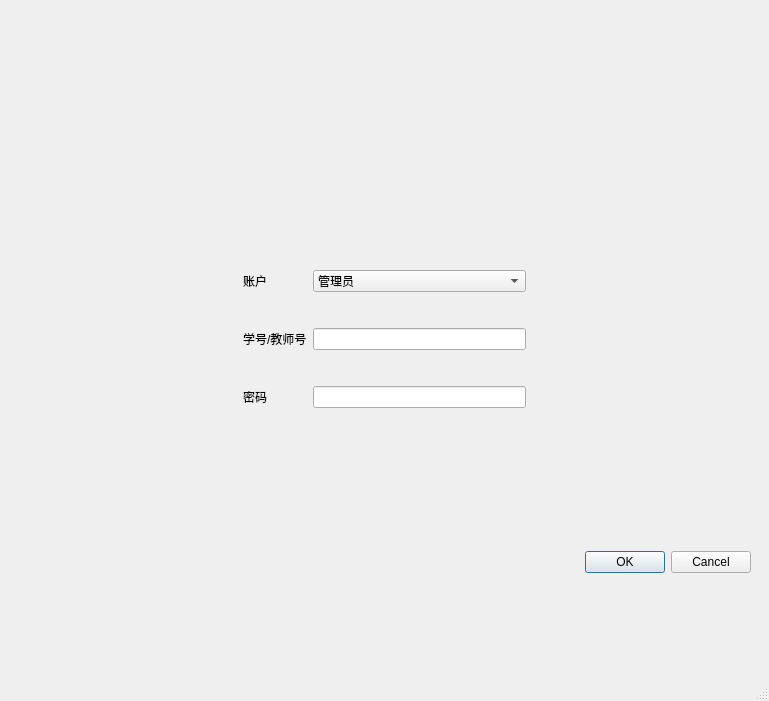
<?xml version="1.0" encoding="UTF-8"?>
<ui version="4.0">
 <class>Login</class>
 <widget class="QMainWindow" name="Login">
  <property name="geometry">
   <rect>
    <x>0</x>
    <y>0</y>
    <width>769</width>
    <height>701</height>
   </rect>
  </property>
  <property name="windowTitle">
   <string>MainWindow</string>
  </property>
  <widget class="QWidget" name="centralwidget">
   <layout class="QVBoxLayout" name="verticalLayout_2">
    <item>
     <widget class="QWidget" name="widget" native="true">
      <layout class="QHBoxLayout" name="horizontalLayout">
       <item>
        <spacer name="horizontalSpacer">
         <property name="orientation">
          <enum>Qt::Horizontal</enum>
         </property>
         <property name="sizeHint" stdset="0">
          <size>
           <width>156</width>
           <height>20</height>
          </size>
         </property>
        </spacer>
       </item>
       <item>
        <widget class="QLabel" name="label">
         <property name="text">
          <string/>
         </property>
         <property name="pixmap">
          <pixmap resource="image.qrc">:/timg.gif</pixmap>
         </property>
        </widget>
       </item>
       <item>
        <spacer name="horizontalSpacer_2">
         <property name="orientation">
          <enum>Qt::Horizontal</enum>
         </property>
         <property name="sizeHint" stdset="0">
          <size>
           <width>156</width>
           <height>20</height>
          </size>
         </property>
        </spacer>
       </item>
      </layout>
     </widget>
    </item>
    <item>
     <widget class="QWidget" name="widget_2" native="true">
      <layout class="QGridLayout" name="gridLayout">
       <item row="0" column="1">
        <widget class="QLabel" name="label_4">
         <property name="text">
          <string>账户</string>
         </property>
        </widget>
       </item>
       <item row="0" column="2">
        <widget class="QComboBox" name="comboBox">
         <item>
          <property name="text">
           <string>管理员</string>
          </property>
         </item>
         <item>
          <property name="text">
           <string>学生</string>
          </property>
         </item>
        </widget>
       </item>
       <item row="1" column="1">
        <widget class="QLabel" name="label_2">
         <property name="text">
          <string>学号/教师号</string>
         </property>
        </widget>
       </item>
       <item row="1" column="2">
        <widget class="QLineEdit" name="ID"/>
       </item>
       <item row="2" column="0">
        <spacer name="horizontalSpacer_3">
         <property name="orientation">
          <enum>Qt::Horizontal</enum>
         </property>
         <property name="sizeHint" stdset="0">
          <size>
           <width>225</width>
           <height>20</height>
          </size>
         </property>
        </spacer>
       </item>
       <item row="2" column="1">
        <widget class="QLabel" name="label_3">
         <property name="text">
          <string>密码</string>
         </property>
        </widget>
       </item>
       <item row="2" column="2">
        <widget class="QLineEdit" name="password"/>
       </item>
       <item row="2" column="3">
        <spacer name="horizontalSpacer_4">
         <property name="orientation">
          <enum>Qt::Horizontal</enum>
         </property>
         <property name="sizeHint" stdset="0">
          <size>
           <width>225</width>
           <height>20</height>
          </size>
         </property>
        </spacer>
       </item>
      </layout>
     </widget>
    </item>
    <item>
     <widget class="QWidget" name="widget_3" native="true">
      <layout class="QVBoxLayout" name="verticalLayout">
       <item>
        <widget class="QDialogButtonBox" name="buttonBox">
         <property name="standardButtons">
          <set>QDialogButtonBox::Cancel|QDialogButtonBox::Ok</set>
         </property>
        </widget>
       </item>
      </layout>
     </widget>
    </item>
   </layout>
  </widget>
  <widget class="QMenuBar" name="menubar">
   <property name="geometry">
    <rect>
     <x>0</x>
     <y>0</y>
     <width>769</width>
     <height>26</height>
    </rect>
   </property>
  </widget>
  <widget class="QStatusBar" name="statusbar"/>
 </widget>
 <resources>
  <include location="image.qrc"/>
 </resources>
 <connections/>
</ui>
